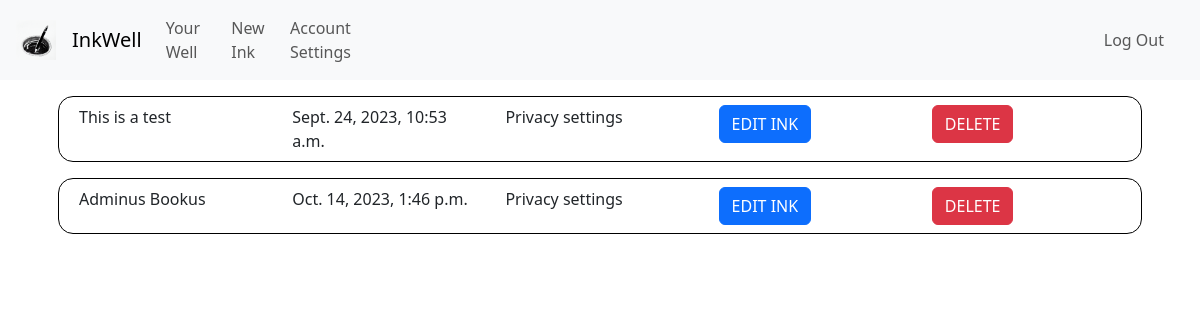
The page /ink_settings (signed in) on the database its author committed.
### inkwell/models.py (models this page shows, shortened)
class Ink(models.Model):
    wellOrigin = models.ForeignKey(Well, on_delete=models.CASCADE, related_name="well_pk", default="")
    inkOwner = models.ForeignKey(User, on_delete=models.CASCADE, related_name="ink_owner", default="")
    coAuthors = models.ManyToManyField(User, related_name="CoAuthors",blank=True)
    privateStatus = models.BooleanField(default=False)
    updateStatus = models.BooleanField(default=False) # If the Ink is edited at least once, this changes to true
    ink_following = models.ManyToManyField(User, related_name="ink_following",blank=True)
    genre = models.CharField(max_length=64, default="")
    description = models.CharField(max_length=500, default="")
    title = models.CharField(max_length=64, default="")
    content = models.TextField()
    views = models.PositiveBigIntegerField(default=0)
    letterCount = models.PositiveBigIntegerField(default=0)
    creation_date = models.DateTimeField(default=timezone.now, editable=False)

### inkwell/views.py (the view)
# urls.py: path('ink_settings', views.ink_settings, name='ink_settings'),
@login_required
def ink_settings(request):
    retrieve_inks = Ink.objects.filter(inkOwner=request.user)
    return render(request, "inkwell/ink_settings.html", {
        "inks": retrieve_inks
    })

### inkwell/templates/inkwell/ink_settings.html (shortened to what this page needs)
{% extends "inkwell/layout.html" %}
{% block body %}
<div class="container">
    {% for ink in inks %}
        <div class="row inkSettingRow">
            <div class="col">
                {{ ink.title }}
            </div>
            <div class="col">
                {{ ink.creation_date }}
            </div>
            <div class="col">
                Privacy settings
            </div>
            <div class="col">
                <a href="{% url 'edit_ink' inkID=ink.id %}"><button class="btn btn-primary" href="">EDIT INK</button></a>
            </div>
            <div class="col">
                <button class="btn btn-danger">DELETE</button>
            </div>
        </div>
    {% endfor %}
</div>
{% endblock %}

### inkwell/templates/inkwell/ink_settings.html (style rules this page uses)
.inkSettingRow { margin: 1rem; border: 1px black solid; border-radius: 15px; padding: 0.5rem; }

### rows shown on the page
Ink: title "This is a test", creation_date "Sept. 24, 2023, 10:53 a.m."
Ink: title "Adminus Bookus", creation_date "Oct. 14, 2023, 1:46 p.m."
